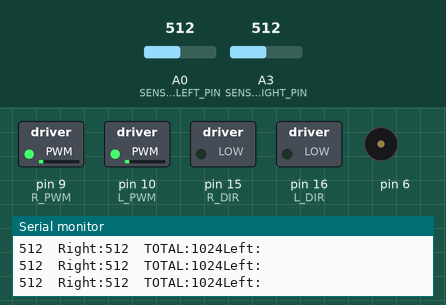
Recording of a sketch running on a simulated Arduino Uno, built with avr-gcc and run on an emulated ATmega328P. Parts: switched loads named in the sketch (green lamp = pin HIGH), buzzer (waves = sounding), the last lines printed to the serial monitor. The test bench sets the inputs (shaded band); at power-on: A0 (SENSOR_LEFT_PIN) = 512, A3 (SENSOR_RIGHT_PIN) = 512.

Above: at 2.2 s.
2.3 s: A0 (SENSOR_LEFT_PIN) set to 306
At 3.1 s:
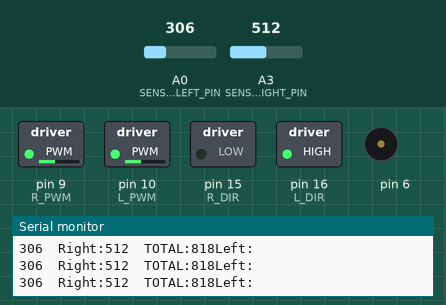
3.8 s: A3 (SENSOR_RIGHT_PIN) set to 90
At 4.1 s:
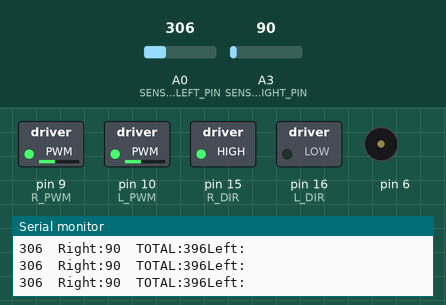
5.3 s: A0 (SENSOR_LEFT_PIN) set to 0
At 5.7 s:
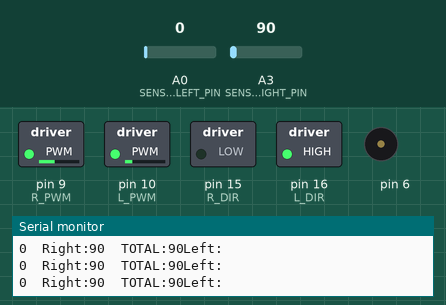
6.8 s: A3 (SENSOR_RIGHT_PIN) set to 105
At 7.6 s:
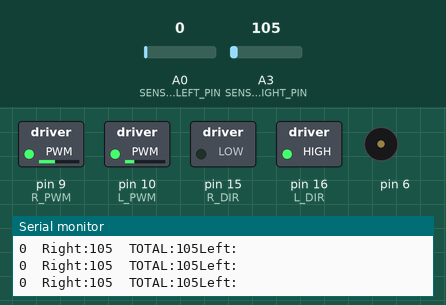
9.8 s: A3 (SENSOR_RIGHT_PIN) set to 306
At 10.8 s:
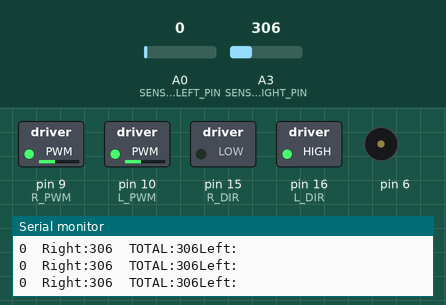
Timing chart, 0 to 12.8 s (numbered marks = the images above; inputs shaded):
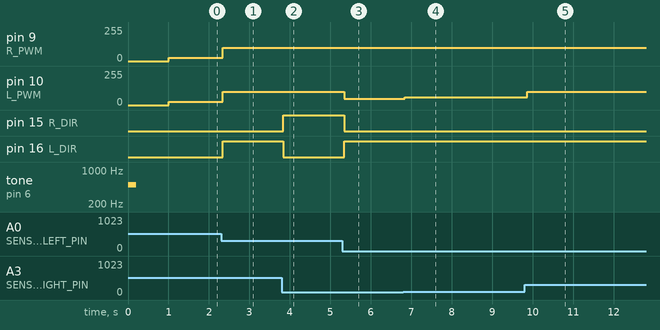

Measured:
- after the input at 2.3 s, pin 9 (R_PWM), pin 10 (L_PWM): 26/255 → 100/255 at once; pin 16 (L_DIR): LOW → HIGH at once
- after the input at 3.8 s, pin 15 (R_DIR): LOW → HIGH at once; pin 16 (L_DIR): HIGH → LOW at once
- after the input at 5.3 s, pin 9 (R_PWM): 100/255 → 98/255 after 0.05 s; pin 10 (L_PWM): 100/255 → 46/255 after 0.05 s; pin 15 (R_DIR): HIGH → LOW after 0.05 s; pin 16 (L_DIR): LOW → HIGH after 0.05 s
- after the input at 6.8 s, pin 9 (R_PWM): 98/255 → 100/255 at once; pin 10 (L_PWM): 46/255 → 58/255 at once
- after the input at 9.8 s, pin 10 (L_PWM): 58/255 → 100/255 after 0.06 s

The sketch:

Follower_Code.ino
```cpp
const int SENSOR_LEFT_PIN = A0;

const int SENSOR_RIGHT_PIN = A3;


const int L_PWM = 10;

const int L_DIR = 16;

const int R_PWM = 9;

const int R_DIR = 15;


const int BASE_SPEED = 26;

const int MAX_SPEED = 100;

const float Kp = 0.8;

int currentLeftSpeed = 0;
int currentRightSpeed = 0;

const int DECELERATION = 15;

void setup() {

  Serial.begin(9600);


  pinMode(L_PWM, OUTPUT);

  pinMode(L_DIR, OUTPUT);

  pinMode(R_PWM, OUTPUT);

  pinMode(R_DIR, OUTPUT);

  pinMode(SENSOR_LEFT_PIN, INPUT_PULLUP);
  pinMode(SENSOR_RIGHT_PIN, INPUT_PULLUP);

//  Beep

  tone(6, 500, 200);

  delay(1000);

}

void loop() {

  int leftVal = analogRead(SENSOR_LEFT_PIN);

  int rightVal = analogRead(SENSOR_RIGHT_PIN);


  Serial.println("Left:");
  Serial.print(leftVal);
  Serial.print("  Right:");
  Serial.print(rightVal);


  int total = leftVal + rightVal;

  Serial.print("  TOTAL:");
  Serial.print(total);


  if (total > 1930) {

    if (currentLeftSpeed > 0) currentLeftSpeed -= DECELERATION;
    if (currentLeftSpeed < 0) currentLeftSpeed += DECELERATION;

    if (currentRightSpeed > 0) currentRightSpeed -= DECELERATION;
    if (currentRightSpeed < 0) currentRightSpeed += DECELERATION;


    if (abs(currentLeftSpeed) < DECELERATION) currentLeftSpeed = 0;
    if (abs(currentRightSpeed) < DECELERATION) currentRightSpeed = 0;

    setMotors(currentLeftSpeed, currentRightSpeed);
    return;
  }


  else {


    int error = leftVal - rightVal;

    int turnAdjustment = error * Kp;

    int leftSpeed = BASE_SPEED + turnAdjustment;

    int rightSpeed = BASE_SPEED - turnAdjustment;


    if (leftSpeed > MAX_SPEED) leftSpeed = MAX_SPEED;

    if (leftSpeed < -MAX_SPEED) leftSpeed = -MAX_SPEED;

    if (rightSpeed > MAX_SPEED) rightSpeed = MAX_SPEED;

    if (rightSpeed < -MAX_SPEED) rightSpeed = -MAX_SPEED;

    setMotors(leftSpeed, rightSpeed);

  }

}


void setMotors(int leftSpeed, int rightSpeed) {

  // LEFT MOTOR

  if (leftSpeed >= 0) {

    digitalWrite(L_DIR, LOW);   // Forward

    analogWrite(L_PWM, leftSpeed);

  } else {

    digitalWrite(L_DIR, HIGH);  // Backward

    analogWrite(L_PWM, -leftSpeed);

  }

  // RIGHT MOTOR

  if (rightSpeed >= 0) {

    digitalWrite(R_DIR, LOW);   // Forward

    analogWrite(R_PWM, rightSpeed);

  } else {

    digitalWrite(R_DIR, HIGH);  // Backward

    analogWrite(R_PWM, -rightSpeed);

  }

}
 
```
